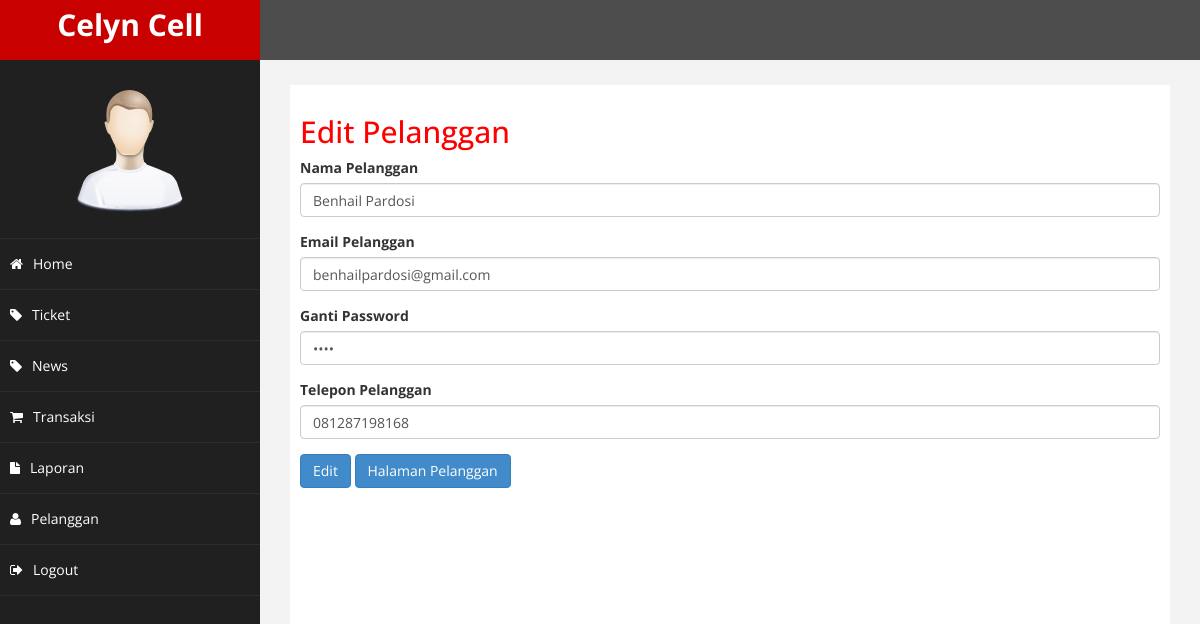
The page /admin/index.php?halaman=editpelanggan&id=6 (signed in) on the database its author committed.
### tables this page shows
CREATE TABLE `pelanggan` (
  `id_pelanggan` int(11) NOT NULL,
  `email_pelanggan` varchar(100) NOT NULL,
  `password_pelanggan` varchar(50) NOT NULL,
  `nama_pelanggan` varchar(100) NOT NULL,
  `telepon_pelanggan` varchar(25) NOT NULL,
  `alamat_pelanggan` text NOT NULL
);

### admin/editpelanggan.php (the view, shortened to what this page needs)
<h2>Edit Pelanggan</h2>
<?php
$ambil = $koneksi->query("SELECT * FROM pelanggan WHERE id_pelanggan='$_GET[id]'");
$pecah = $ambil->fetch_assoc();
?>
<form method="post" enctype="multipart/form-data">
	<div class="form-group">
		<label>Nama Pelanggan</label>
		<input type="text" name="nama" class="form-control" value="<?php echo $pecah['nama_pelanggan']; ?>">
	</div>
	<div class="form-group">
		<label>Email Pelanggan</label>
		<input type="text" name="email" class="form-control" value="<?php echo $pecah['email_pelanggan']; ?>">
	</div>
	<div class="form-group">
		<label>Ganti Password</label>
		<input type="Password" name="password" class="form-control" value="<?php echo $pecah['password_pelanggan']; ?>">
	</div>
	<div class="form-group">
		<label>Telepon Pelanggan</label>
		<input type="number" name="telepon" class="form-control" value="<?php echo $pecah['telepon_pelanggan']; ?>">
	</div>
	<button class="btn btn-primary" name="edit">Edit</button>
	<td>
		<a href="index.php?halaman=pelanggan" class="btn btn-primary">Halaman Pelanggan</a>
	</td>
</form>

### admin/assets/css/custom.css (style rules this page uses)
body { font-family: 'Open Sans', sans-serif; }
h2 { color: #f00; }

### rows shown on the page
pelanggan: nama "Benhail Pardosi", email "benhailpardosi@gmail.com", telepon "081287198168"
